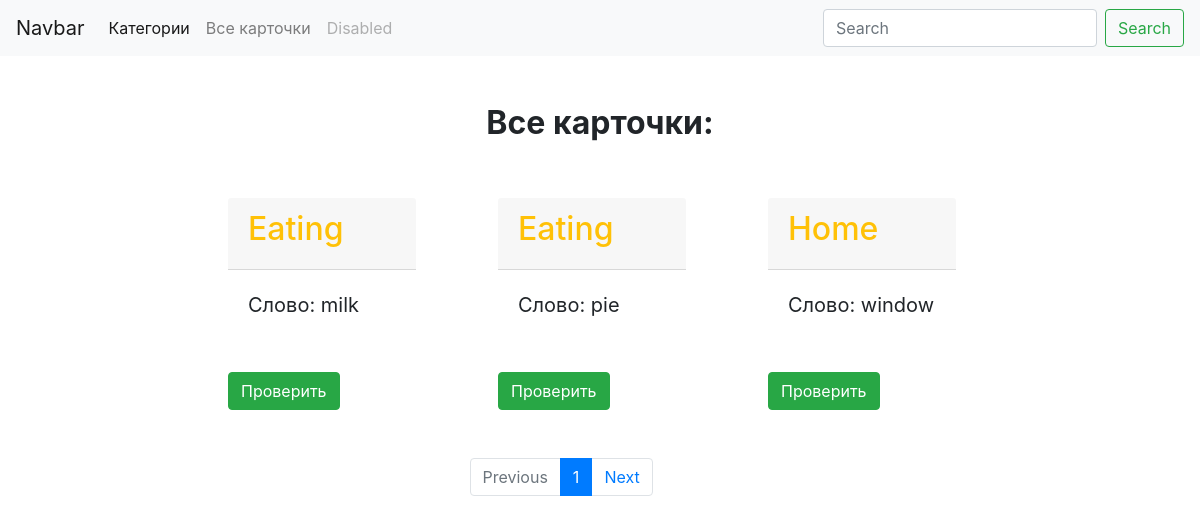
Page /cards/ on the earlier database version.
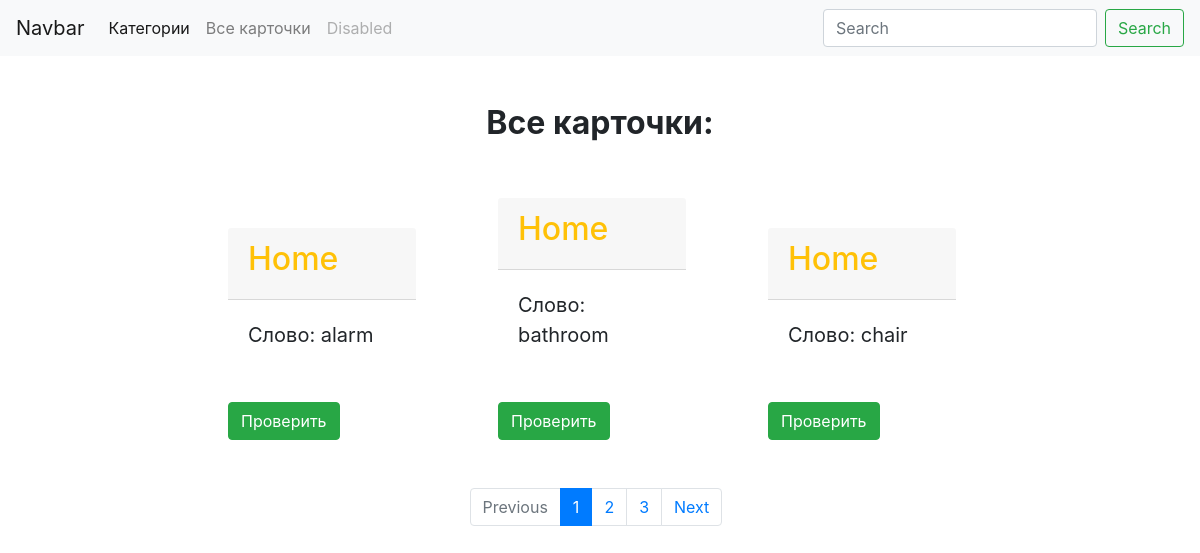
Same page on the later database version.
### card/models.py (models this page shows, shortened)
class Cards(models.Model):
    class Meta:
        verbose_name = "Карточка"
        verbose_name_plural = "Карточки"
        ordering = ['text']
    category = models.ForeignKey(Category, on_delete=models.CASCADE,verbose_name="Категория")
    slug = models.SlugField(max_length=250, unique=True, )
    user = models.ForeignKey(settings.AUTH_USER_MODEL, on_delete=models.CASCADE, verbose_name="Пользователь")
    text = models.TextField(max_length=100, verbose_name="Слово")
    translate = models.CharField(max_length=100, verbose_name="Перевод")
    card_count = models.PositiveIntegerField(default=0, verbose_name="Кол-во карточек")

class Category(models.Model):
    title = models.CharField(max_length=30)
    slug = models.SlugField(max_length=250, unique=True)
    image = models.ImageField(upload_to='card_image', blank=True)
    cards_count = models.PositiveIntegerField(default=0, verbose_name="Кол-во карточек")
    class Meta:
        ordering = ('title',)
        verbose_name = 'category'
        verbose_name_plural = 'categories'
    def __str__(self):
        return self.title

### card/views.py (the view)
# urls.py: path('cards/', card_list, name='card_list'),
def card_list(request):
    search_query = request.GET.get('search', '')
    cards = Cards.objects.all()
    paginator = Paginator(cards, 3)
    page_number = request.GET.get('page', 1)
    page = paginator.get_page(page_number)
    if search_query:
        cards = Cards.objects.filter(text__icontains=search_query)
        result = search_query
        return render(request, 'card/search_result.html', context={'cards': cards, 'result': result })
    return render(request, 'card/card_list.html', context={
        'cards': page,
    })

### card/templates/card/card_list.html
{% extends 'card/base_card.html' %}
{% block content %}
    <div class="container mt-5 col-9">
        <h2 class="text-center font-weight-bold">Все карточки:</h2>
    {% for card in cards.object_list %}
            <div class="d-inline-block col-3 ml-5 mt-5">
                <div class="card-header">
                    <h2><a href="{% url 'list_by_category' category_slug=card.category %}" class="text-warning">
                        {{ card.category }}
                        </a>
                    </h2>
                </div>
                <div class="card-body">
                    <blockquote class="blockquote mb-0">
                        <p>Слово: {{ card.text }}</p>
                    </blockquote>
                </div>
                <a class="btn btn-success mt-3" href="{% url 'card_detail' slug=card.slug %}">Проверить</a>
            </div>
    {% endfor %}
            <nav aria-label="..." class="mx-auto mt-5" style="width: 30%;">
              <ul class="pagination">
                <li class="page-item disabled">
                  <a class="page-link" href="#" tabindex="-1" aria-disabled="true">Previous</a>
                </li>
                  {% for n in cards.paginator.page_range %}
                    {% if n == cards.number %}
                        <li class="page-item active" aria-current="page">
                            <a class="page-link" href="?page= {{ n }}">{{ n }}<span class="sr-only">(current)</span></a>
                        </li>
                    {% else %}
                        <li class="page-item">
                            <a class="page-link" href="?page= {{ n }}">{{ n }}</a>
                        </li>
                    {% endif %}
                  {% endfor %}
                <li class="page-item">
                  <a class="page-link" href="#">Next</a>
                </li>
              </ul>
            </nav>
    </div>
{% endblock %}

Differences in the rows shown:
no longer on this page (row unchanged): Cards: category "Eating", text "milk"
no longer on this page (row unchanged): Cards: category "Eating", text "pie"
no longer on this page (row unchanged): Cards: category "Home", text "window"
added Cards: category "Home", text "alarm"
added Cards: category "Home", text "bathroom"
added Cards: category "Home", text "chair"
Other differences:
new list line: "2"
new list line: "3"
